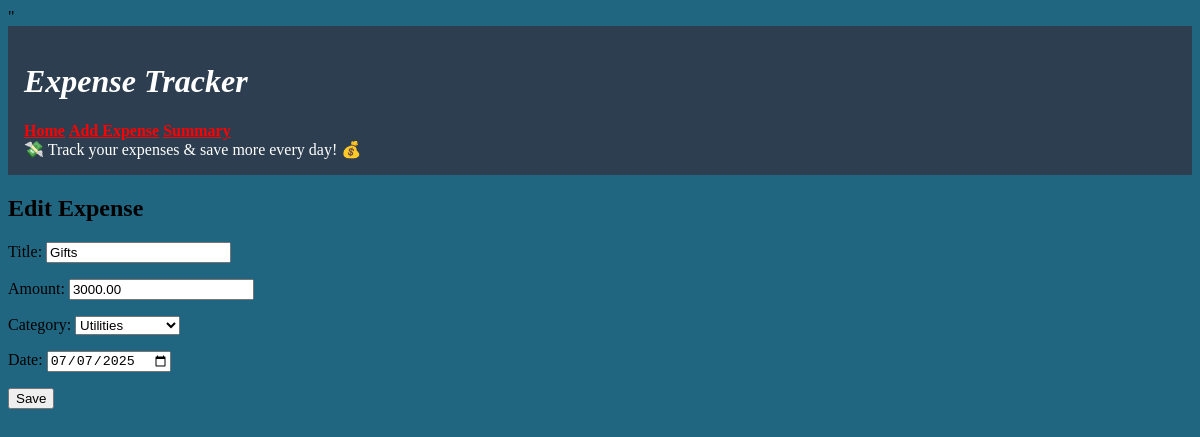
The page /edit/3/ on the database its author committed.
### expenses/models.py (models this page shows, shortened)
class Expense(models.Model):
    CATEGORY_CHOICES = [
        ('Food', 'Food'),
        ('Transport', 'Transport'),
        ('Utilities', 'Utilities'),
        ('Entertainment', 'Entertainment'),
        ('Other', 'Other'),
    ]
    title = models.CharField(max_length=100)
    amount = models.DecimalField(max_digits=10, decimal_places=2)
    category = models.CharField(max_length=50, choices=CATEGORY_CHOICES)
    date = models.DateField()

### expenses/views.py (the view)
# urls.py: path('edit/<int:pk>/', views.edit_expense, name='edit_expense'),
def edit_expense(request, pk):
    expense = get_object_or_404(Expense, pk=pk)
    form = ExpenseForm(request.POST or None, instance=expense)
    if form.is_valid():
        form.save()
        return redirect('expense_list')
    return render(request, 'expenses/form.html', {'form': form})

### expenses/forms.py
class ExpenseForm(forms.ModelForm):
    class Meta:
        model = Expense
        fields = ['title', 'amount', 'category', 'date']
        widgets = {
            'date': forms.DateInput(attrs={'type': 'date'})
        }

### expenses/templates/expenses/form.html (shortened to what this page needs)
{% extends "expenses/base.html" %}
{% block content %}
<h2>{% if form.instance.pk %}Edit{% else %}Add{% endif %} Expense</h2>
<form method="post">
    {{ form.as_p }}
    <button type="submit">Save</button>
</form>
{% endblock %}

### rows shown on the page
Expense: title "Gifts", amount "3000.00", category "Utilities", date "07/07/2025"
